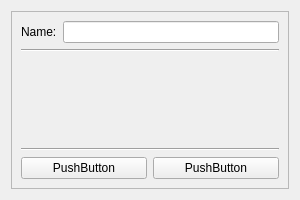
<?xml version="1.0" encoding="UTF-8"?>
<ui version="4.0">
 <class>ProvaPopup</class>
 <widget class="QWidget" name="ProvaPopup">
  <property name="geometry">
   <rect>
    <x>0</x>
    <y>0</y>
    <width>300</width>
    <height>200</height>
   </rect>
  </property>
  <property name="maximumSize">
   <size>
    <width>300</width>
    <height>200</height>
   </size>
  </property>
  <layout class="QVBoxLayout" name="verticalLayout">
   <item>
    <widget class="QFrame" name="frame">
     <property name="maximumSize">
      <size>
       <width>300</width>
       <height>200</height>
      </size>
     </property>
     <property name="frameShape">
      <enum>QFrame::StyledPanel</enum>
     </property>
     <property name="frameShadow">
      <enum>QFrame::Raised</enum>
     </property>
     <layout class="QVBoxLayout" name="verticalLayout_2">
      <item>
       <layout class="QHBoxLayout" name="horizontalLayout_2">
        <item>
         <widget class="QLabel" name="label">
          <property name="text">
           <string>Name:</string>
          </property>
         </widget>
        </item>
        <item>
         <widget class="QLineEdit" name="lineEdit"/>
        </item>
       </layout>
      </item>
      <item>
       <widget class="Line" name="line">
        <property name="orientation">
         <enum>Qt::Horizontal</enum>
        </property>
       </widget>
      </item>
      <item>
       <spacer name="verticalSpacer">
        <property name="orientation">
         <enum>Qt::Vertical</enum>
        </property>
        <property name="sizeHint" stdset="0">
         <size>
          <width>20</width>
          <height>98</height>
         </size>
        </property>
       </spacer>
      </item>
      <item>
       <widget class="Line" name="line_2">
        <property name="orientation">
         <enum>Qt::Horizontal</enum>
        </property>
       </widget>
      </item>
      <item>
       <layout class="QHBoxLayout" name="horizontalLayout">
        <item>
         <widget class="QPushButton" name="pushButton_2">
          <property name="text">
           <string>PushButton</string>
          </property>
         </widget>
        </item>
        <item>
         <widget class="QPushButton" name="pushButton">
          <property name="text">
           <string>PushButton</string>
          </property>
         </widget>
        </item>
       </layout>
      </item>
     </layout>
    </widget>
   </item>
  </layout>
 </widget>
 <resources/>
 <connections/>
</ui>
